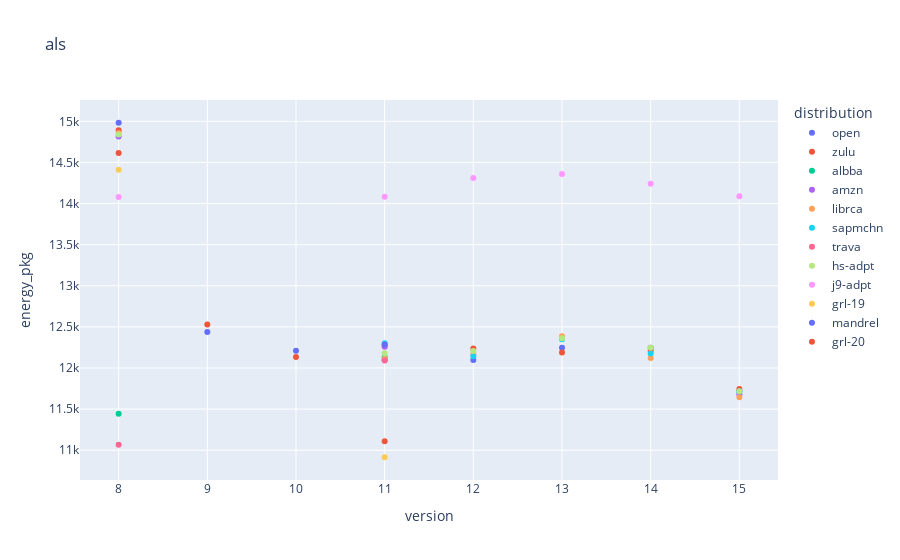
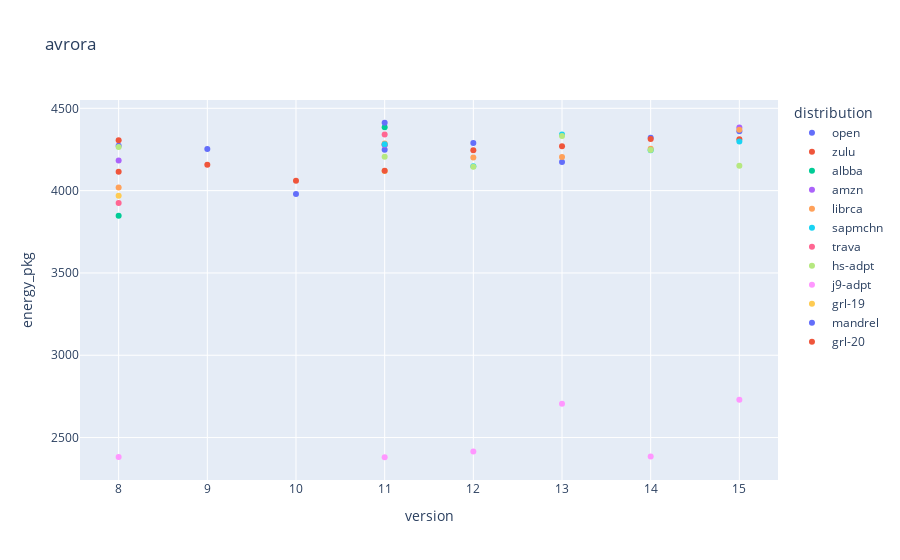
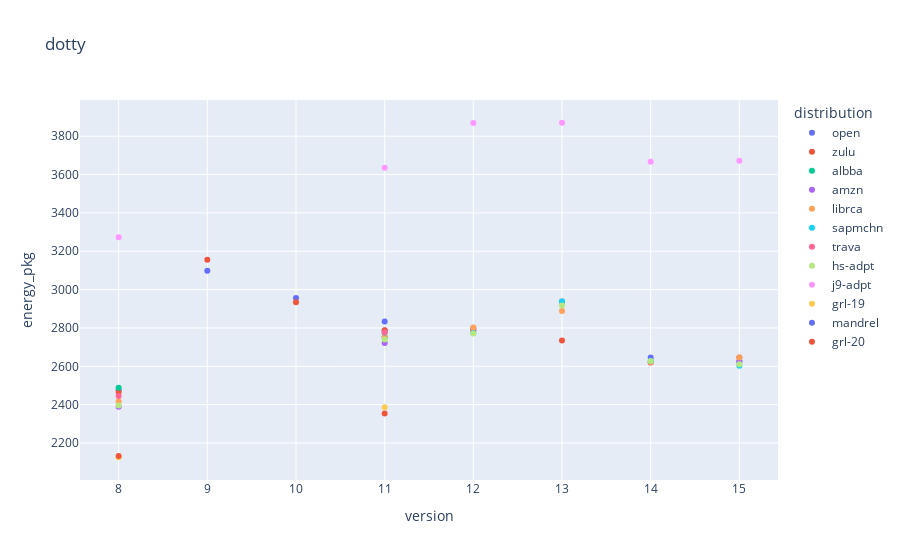
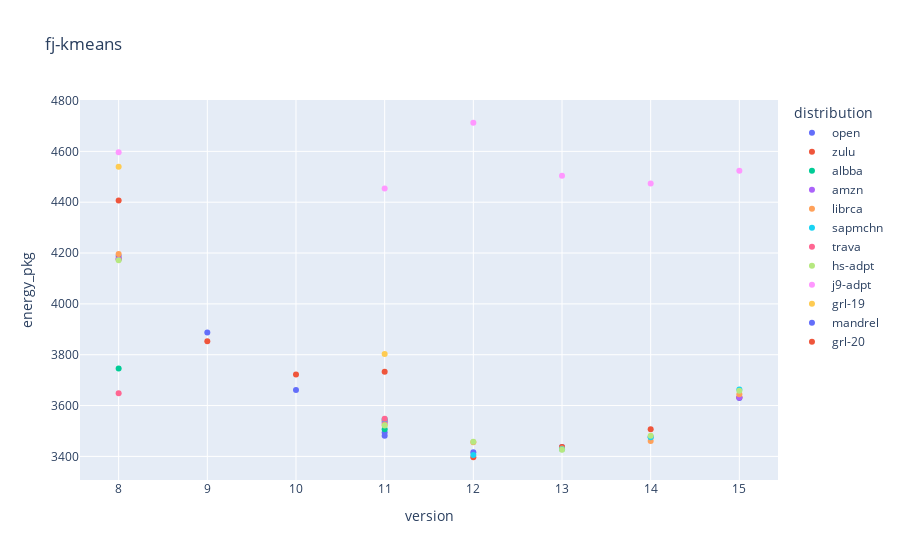

The notebook cell these images were saved under, in order:
### Code cell
pd.options.plotting.backend ='plotly'
for bench in list(data.benchmark.unique()) : 
    fig=data.loc[data["benchmark"]==bench].plot(kind="scatter",color="distribution",x="version",y="energy_pkg",title=bench)
    fig.show()

### Figure 1 — Plotly figure (JSON) as saved in the notebook; plotly's stock layout.template omitted (floating-point values rounded to 4 significant figures)
{"data": [{"hovertemplate": "distribution=open<br>version=%{x}<br>energy_pkg=%{y}<extra></extra>", "legendgroup": "open", "marker": {"color": "#636efa", "symbol": "circle"}, "mode": "markers", "name": "open", "orientation": "v", "showlegend": true, "type": "scatter", "x": [10, 11, 12, 13, 14, 15, 8, 9], "xaxis": "x", "y": [12210.0, 12100.0, 12100.0, 12250.0, 12240.0, 11720.0, 14980.0, 12440.0], "yaxis": "y"}, {"hovertemplate": "distribution=zulu<br>version=%{x}<br>energy_pkg=%{y}<extra></extra>", "legendgroup": "zulu", "marker": {"color": "#EF553B", "symbol": "circle"}, "mode": "markers", "name": "zulu", "orientation": "v", "showlegend": true, "type": "scatter", "x": [10, 11, 12, 13, 14, 15, 8, 9], "xaxis": "x", "y": [12130.0, 12280.0, 12240.0, 12190.0, 12210.0, 11740.0, 14890.0, 12530.0], "yaxis": "y"}, {"hovertemplate": "distribution=albba<br>version=%{x}<br>energy_pkg=%{y}<extra></extra>", "legendgroup": "albba", "marker": {"color": "#00cc96", "symbol": "circle"}, "mode": "markers", "name": "albba", "orientation": "v", "showlegend": true, "type": "scatter", "x": [11, 8], "xaxis": "x", "y": [12130.0, 11440.0], "yaxis": "y"}, {"hovertemplate": "distribution=amzn<br>version=%{x}<br>energy_pkg=%{y}<extra></extra>", "legendgroup": "amzn", "marker": {"color": "#ab63fa", "symbol": "circle"}, "mode": "markers", "name": "amzn", "orientation": "v", "showlegend": true, "type": "scatter", "x": [11, 15, 8], "xaxis": "x", "y": [12260.0, 11680.0, 14820.0], "yaxis": "y"}, {"hovertemplate": "distribution=librca<br>version=%{x}<br>energy_pkg=%{y}<extra></extra>", "legendgroup": "librca", "marker": {"color": "#FFA15A", "symbol": "circle"}, "mode": "markers", "name": "librca", "orientation": "v", "showlegend": true, "type": "scatter", "x": [11, 12, 13, 14, 15, 8], "xaxis": "x", "y": [12110.0, 12170.0, 12390.0, 12120.0, 11640.0, 14860.0], "yaxis": "y"}, {"hovertemplate": "distribution=sapmchn<br>version=%{x}<br>energy_pkg=%{y}<extra></extra>", "legendgroup": "sapmchn", "marker": {"color": "#19d3f3", "symbol": "circle"}, "mode": "markers", "name": "sapmchn", "orientation": "v", "showlegend": true, "type": "scatter", "x": [11, 12, 13, 14, 15], "xaxis": "x", "y": [12300.0, 12140.0, 12350.0, 12180.0, 11720.0], "yaxis": "y"}, {"hovertemplate": "distribution=trava<br>version=%{x}<br>energy_pkg=%{y}<extra></extra>", "legendgroup": "trava", "marker": {"color": "#FF6692", "symbol": "circle"}, "mode": "markers", "name": "trava", "orientation": "v", "showlegend": true, "type": "scatter", "x": [11, 8], "xaxis": "x", "y": [12090.0, 11060.0], "yaxis": "y"}, {"hovertemplate": "distribution=hs-adpt<br>version=%{x}<br>energy_pkg=%{y}<extra></extra>", "legendgroup": "hs-adpt", "marker": {"color": "#B6E880", "symbol": "circle"}, "mode": "markers", "name": "hs-adpt", "orientation": "v", "showlegend": true, "type": "scatter", "x": [11, 12, 13, 14, 15, 8], "xaxis": "x", "y": [12180.0, 12210.0, 12360.0, 12250.0, 11720.0, 14840.0], "yaxis": "y"}, {"hovertemplate": "distribution=j9-adpt<br>version=%{x}<br>energy_pkg=%{y}<extra></extra>", "legendgroup": "j9-adpt", "marker": {"color": "#FF97FF", "symbol": "circle"}, "mode": "markers", "name": "j9-adpt", "orientation": "v", "showlegend": true, "type": "scatter", "x": [11, 12, 13, 14, 15, 8], "xaxis": "x", "y": [14080.0, 14310.0, 14360.0, 14240.0, 14090.0, 14080.0], "yaxis": "y"}, {"hovertemplate": "distribution=grl-19<br>version=%{x}<br>energy_pkg=%{y}<extra></extra>", "legendgroup": "grl-19", "marker": {"color": "#FECB52", "symbol": "circle"}, "mode": "markers", "name": "grl-19", "orientation": "v", "showlegend": true, "type": "scatter", "x": [11, 8], "xaxis": "x", "y": [10910.0, 14410.0], "yaxis": "y"}, {"hovertemplate": "distribution=mandrel<br>version=%{x}<br>energy_pkg=%{y}<extra></extra>", "legendgroup": "mandrel", "marker": {"color": "#636efa", "symbol": "circle"}, "mode": "markers", "name": "mandrel", "orientation": "v", "showlegend": true, "type": "scatter", "x": [11], "xaxis": "x", "y": [12280.0], "yaxis": "y"}, {"hovertemplate": "distribution=grl-20<br>version=%{x}<br>energy_pkg=%{y}<extra></extra>", "legendgroup": "grl-20", "marker": {"color": "#EF553B", "symbol": "circle"}, "mode": "markers", "name": "grl-20", "orientation": "v", "showlegend": true, "type": "scatter", "x": [11, 8], "xaxis": "x", "y": [11110.0, 14610.0], "yaxis": "y"}], "layout": {"legend": {"title": {"text": "distribution"}, "tracegroupgap": 0}, "title": {"text": "als"}, "xaxis": {"anchor": "y", "domain": [0, 1], "title": {"text": "version"}}, "yaxis": {"anchor": "x", "domain": [0, 1], "title": {"text": "energy_pkg"}}}}

### Figure 2 — Plotly figure (JSON) as saved in the notebook; plotly's stock layout.template omitted (floating-point values rounded to 4 significant figures)
{"data": [{"hovertemplate": "distribution=open<br>version=%{x}<br>energy_pkg=%{y}<extra></extra>", "legendgroup": "open", "marker": {"color": "#636efa", "symbol": "circle"}, "mode": "markers", "name": "open", "orientation": "v", "showlegend": true, "type": "scatter", "x": [10, 11, 12, 13, 14, 15, 8, 9], "xaxis": "x", "y": [3980.0, 4248.0, 4289.0, 4174.0, 4322.0, 4361.0, 4273.0, 4253.0], "yaxis": "y"}, {"hovertemplate": "distribution=zulu<br>version=%{x}<br>energy_pkg=%{y}<extra></extra>", "legendgroup": "zulu", "marker": {"color": "#EF553B", "symbol": "circle"}, "mode": "markers", "name": "zulu", "orientation": "v", "showlegend": true, "type": "scatter", "x": [10, 11, 12, 13, 14, 15, 8, 9], "xaxis": "x", "y": [4061.0, 4279.0, 4245.0, 4269.0, 4314.0, 4312.0, 4115.0, 4157.0], "yaxis": "y"}, {"hovertemplate": "distribution=albba<br>version=%{x}<br>energy_pkg=%{y}<extra></extra>", "legendgroup": "albba", "marker": {"color": "#00cc96", "symbol": "circle"}, "mode": "markers", "name": "albba", "orientation": "v", "showlegend": true, "type": "scatter", "x": [11, 8], "xaxis": "x", "y": [4384.0, 3848.0], "yaxis": "y"}, {"hovertemplate": "distribution=amzn<br>version=%{x}<br>energy_pkg=%{y}<extra></extra>", "legendgroup": "amzn", "marker": {"color": "#ab63fa", "symbol": "circle"}, "mode": "markers", "name": "amzn", "orientation": "v", "showlegend": true, "type": "scatter", "x": [11, 15, 8], "xaxis": "x", "y": [4278.0, 4384.0, 4182.0], "yaxis": "y"}, {"hovertemplate": "distribution=librca<br>version=%{x}<br>energy_pkg=%{y}<extra></extra>", "legendgroup": "librca", "marker": {"color": "#FFA15A", "symbol": "circle"}, "mode": "markers", "name": "librca", "orientation": "v", "showlegend": true, "type": "scatter", "x": [11, 12, 13, 14, 15, 8], "xaxis": "x", "y": [4286.0, 4201.0, 4205.0, 4255.0, 4370.0, 4018.0], "yaxis": "y"}, {"hovertemplate": "distribution=sapmchn<br>version=%{x}<br>energy_pkg=%{y}<extra></extra>", "legendgroup": "sapmchn", "marker": {"color": "#19d3f3", "symbol": "circle"}, "mode": "markers", "name": "sapmchn", "orientation": "v", "showlegend": true, "type": "scatter", "x": [11, 12, 13, 14, 15], "xaxis": "x", "y": [4282.0, 4148.0, 4340.0, 4246.0, 4299.0], "yaxis": "y"}, {"hovertemplate": "distribution=trava<br>version=%{x}<br>energy_pkg=%{y}<extra></extra>", "legendgroup": "trava", "marker": {"color": "#FF6692", "symbol": "circle"}, "mode": "markers", "name": "trava", "orientation": "v", "showlegend": true, "type": "scatter", "x": [11, 8], "xaxis": "x", "y": [4341.0, 3924.0], "yaxis": "y"}, {"hovertemplate": "distribution=hs-adpt<br>version=%{x}<br>energy_pkg=%{y}<extra></extra>", "legendgroup": "hs-adpt", "marker": {"color": "#B6E880", "symbol": "circle"}, "mode": "markers", "name": "hs-adpt", "orientation": "v", "showlegend": true, "type": "scatter", "x": [11, 12, 13, 14, 15, 8], "xaxis": "x", "y": [4206.0, 4146.0, 4332.0, 4247.0, 4151.0, 4265.0], "yaxis": "y"}, {"hovertemplate": "distribution=j9-adpt<br>version=%{x}<br>energy_pkg=%{y}<extra></extra>", "legendgroup": "j9-adpt", "marker": {"color": "#FF97FF", "symbol": "circle"}, "mode": "markers", "name": "j9-adpt", "orientation": "v", "showlegend": true, "type": "scatter", "x": [11, 12, 13, 14, 15, 8], "xaxis": "x", "y": [2380.0, 2416.0, 2705.0, 2385.0, 2729.0, 2382.0], "yaxis": "y"}, {"hovertemplate": "distribution=grl-19<br>version=%{x}<br>energy_pkg=%{y}<extra></extra>", "legendgroup": "grl-19", "marker": {"color": "#FECB52", "symbol": "circle"}, "mode": "markers", "name": "grl-19", "orientation": "v", "showlegend": true, "type": "scatter", "x": [11, 8], "xaxis": "x", "y": [4119.0, 3969.0], "yaxis": "y"}, {"hovertemplate": "distribution=mandrel<br>version=%{x}<br>energy_pkg=%{y}<extra></extra>", "legendgroup": "mandrel", "marker": {"color": "#636efa", "symbol": "circle"}, "mode": "markers", "name": "mandrel", "orientation": "v", "showlegend": true, "type": "scatter", "x": [11], "xaxis": "x", "y": [4412.0], "yaxis": "y"}, {"hovertemplate": "distribution=grl-20<br>version=%{x}<br>energy_pkg=%{y}<extra></extra>", "legendgroup": "grl-20", "marker": {"color": "#EF553B", "symbol": "circle"}, "mode": "markers", "name": "grl-20", "orientation": "v", "showlegend": true, "type": "scatter", "x": [11, 8], "xaxis": "x", "y": [4121.0, 4307.0], "yaxis": "y"}], "layout": {"legend": {"title": {"text": "distribution"}, "tracegroupgap": 0}, "title": {"text": "avrora"}, "xaxis": {"anchor": "y", "domain": [0, 1], "title": {"text": "version"}}, "yaxis": {"anchor": "x", "domain": [0, 1], "title": {"text": "energy_pkg"}}}}

### Figure 3 — Plotly figure (JSON) as saved in the notebook; plotly's stock layout.template omitted (floating-point values rounded to 4 significant figures)
{"data": [{"hovertemplate": "distribution=open<br>version=%{x}<br>energy_pkg=%{y}<extra></extra>", "legendgroup": "open", "marker": {"color": "#636efa", "symbol": "circle"}, "mode": "markers", "name": "open", "orientation": "v", "showlegend": true, "type": "scatter", "x": [10, 11, 12, 13, 14, 15, 8, 9], "xaxis": "x", "y": [2956.0, 2787.0, 2798.0, 2938.0, 2646.0, 2627.0, 2477.0, 3099.0], "yaxis": "y"}, {"hovertemplate": "distribution=zulu<br>version=%{x}<br>energy_pkg=%{y}<extra></extra>", "legendgroup": "zulu", "marker": {"color": "#EF553B", "symbol": "circle"}, "mode": "markers", "name": "zulu", "orientation": "v", "showlegend": true, "type": "scatter", "x": [10, 11, 12, 13, 14, 15, 8, 9], "xaxis": "x", "y": [2934.0, 2788.0, 2786.0, 2734.0, 2619.0, 2646.0, 2467.0, 3156.0], "yaxis": "y"}, {"hovertemplate": "distribution=albba<br>version=%{x}<br>energy_pkg=%{y}<extra></extra>", "legendgroup": "albba", "marker": {"color": "#00cc96", "symbol": "circle"}, "mode": "markers", "name": "albba", "orientation": "v", "showlegend": true, "type": "scatter", "x": [11, 8], "xaxis": "x", "y": [2751.0, 2488.0], "yaxis": "y"}, {"hovertemplate": "distribution=amzn<br>version=%{x}<br>energy_pkg=%{y}<extra></extra>", "legendgroup": "amzn", "marker": {"color": "#ab63fa", "symbol": "circle"}, "mode": "markers", "name": "amzn", "orientation": "v", "showlegend": true, "type": "scatter", "x": [11, 15, 8], "xaxis": "x", "y": [2721.0, 2622.0, 2389.0], "yaxis": "y"}, {"hovertemplate": "distribution=librca<br>version=%{x}<br>energy_pkg=%{y}<extra></extra>", "legendgroup": "librca", "marker": {"color": "#FFA15A", "symbol": "circle"}, "mode": "markers", "name": "librca", "orientation": "v", "showlegend": true, "type": "scatter", "x": [11, 12, 13, 14, 15, 8], "xaxis": "x", "y": [2754.0, 2802.0, 2888.0, 2623.0, 2646.0, 2416.0], "yaxis": "y"}, {"hovertemplate": "distribution=sapmchn<br>version=%{x}<br>energy_pkg=%{y}<extra></extra>", "legendgroup": "sapmchn", "marker": {"color": "#19d3f3", "symbol": "circle"}, "mode": "markers", "name": "sapmchn", "orientation": "v", "showlegend": true, "type": "scatter", "x": [11, 12, 13, 14, 15], "xaxis": "x", "y": [2775.0, 2774.0, 2938.0, 2628.0, 2602.0], "yaxis": "y"}, {"hovertemplate": "distribution=trava<br>version=%{x}<br>energy_pkg=%{y}<extra></extra>", "legendgroup": "trava", "marker": {"color": "#FF6692", "symbol": "circle"}, "mode": "markers", "name": "trava", "orientation": "v", "showlegend": true, "type": "scatter", "x": [11, 8], "xaxis": "x", "y": [2776.0, 2445.0], "yaxis": "y"}, {"hovertemplate": "distribution=hs-adpt<br>version=%{x}<br>energy_pkg=%{y}<extra></extra>", "legendgroup": "hs-adpt", "marker": {"color": "#B6E880", "symbol": "circle"}, "mode": "markers", "name": "hs-adpt", "orientation": "v", "showlegend": true, "type": "scatter", "x": [11, 12, 13, 14, 15, 8], "xaxis": "x", "y": [2739.0, 2771.0, 2916.0, 2628.0, 2611.0, 2395.0], "yaxis": "y"}, {"hovertemplate": "distribution=j9-adpt<br>version=%{x}<br>energy_pkg=%{y}<extra></extra>", "legendgroup": "j9-adpt", "marker": {"color": "#FF97FF", "symbol": "circle"}, "mode": "markers", "name": "j9-adpt", "orientation": "v", "showlegend": true, "type": "scatter", "x": [11, 12, 13, 14, 15, 8], "xaxis": "x", "y": [3635.0, 3869.0, 3870.0, 3666.0, 3672.0, 3272.0], "yaxis": "y"}, {"hovertemplate": "distribution=grl-19<br>version=%{x}<br>energy_pkg=%{y}<extra></extra>", "legendgroup": "grl-19", "marker": {"color": "#FECB52", "symbol": "circle"}, "mode": "markers", "name": "grl-19", "orientation": "v", "showlegend": true, "type": "scatter", "x": [11, 8], "xaxis": "x", "y": [2386.0, 2126.0], "yaxis": "y"}, {"hovertemplate": "distribution=mandrel<br>version=%{x}<br>energy_pkg=%{y}<extra></extra>", "legendgroup": "mandrel", "marker": {"color": "#636efa", "symbol": "circle"}, "mode": "markers", "name": "mandrel", "orientation": "v", "showlegend": true, "type": "scatter", "x": [11], "xaxis": "x", "y": [2834.0], "yaxis": "y"}, {"hovertemplate": "distribution=grl-20<br>version=%{x}<br>energy_pkg=%{y}<extra></extra>", "legendgroup": "grl-20", "marker": {"color": "#EF553B", "symbol": "circle"}, "mode": "markers", "name": "grl-20", "orientation": "v", "showlegend": true, "type": "scatter", "x": [11, 8], "xaxis": "x", "y": [2353.0, 2132.0], "yaxis": "y"}], "layout": {"legend": {"title": {"text": "distribution"}, "tracegroupgap": 0}, "title": {"text": "dotty"}, "xaxis": {"anchor": "y", "domain": [0, 1], "title": {"text": "version"}}, "yaxis": {"anchor": "x", "domain": [0, 1], "title": {"text": "energy_pkg"}}}}

### Figure 4 — Plotly figure (JSON) as saved in the notebook; plotly's stock layout.template omitted (floating-point values rounded to 4 significant figures)
{"data": [{"hovertemplate": "distribution=open<br>version=%{x}<br>energy_pkg=%{y}<extra></extra>", "legendgroup": "open", "marker": {"color": "#636efa", "symbol": "circle"}, "mode": "markers", "name": "open", "orientation": "v", "showlegend": true, "type": "scatter", "x": [10, 11, 12, 13, 14, 15, 8, 9], "xaxis": "x", "y": [3661.0, 3494.0, 3417.0, 3437.0, 3476.0, 3630.0, 4189.0, 3888.0], "yaxis": "y"}, {"hovertemplate": "distribution=zulu<br>version=%{x}<br>energy_pkg=%{y}<extra></extra>", "legendgroup": "zulu", "marker": {"color": "#EF553B", "symbol": "circle"}, "mode": "markers", "name": "zulu", "orientation": "v", "showlegend": true, "type": "scatter", "x": [10, 11, 12, 13, 14, 15, 8, 9], "xaxis": "x", "y": [3722.0, 3540.0, 3397.0, 3437.0, 3506.0, 3632.0, 4178.0, 3853.0], "yaxis": "y"}, {"hovertemplate": "distribution=albba<br>version=%{x}<br>energy_pkg=%{y}<extra></extra>", "legendgroup": "albba", "marker": {"color": "#00cc96", "symbol": "circle"}, "mode": "markers", "name": "albba", "orientation": "v", "showlegend": true, "type": "scatter", "x": [11, 8], "xaxis": "x", "y": [3507.0, 3745.0], "yaxis": "y"}, {"hovertemplate": "distribution=amzn<br>version=%{x}<br>energy_pkg=%{y}<extra></extra>", "legendgroup": "amzn", "marker": {"color": "#ab63fa", "symbol": "circle"}, "mode": "markers", "name": "amzn", "orientation": "v", "showlegend": true, "type": "scatter", "x": [11, 15, 8], "xaxis": "x", "y": [3532.0, 3632.0, 4176.0], "yaxis": "y"}, {"hovertemplate": "distribution=librca<br>version=%{x}<br>energy_pkg=%{y}<extra></extra>", "legendgroup": "librca", "marker": {"color": "#FFA15A", "symbol": "circle"}, "mode": "markers", "name": "librca", "orientation": "v", "showlegend": true, "type": "scatter", "x": [11, 12, 13, 14, 15, 8], "xaxis": "x", "y": [3525.0, 3456.0, 3431.0, 3460.0, 3644.0, 4196.0], "yaxis": "y"}, {"hovertemplate": "distribution=sapmchn<br>version=%{x}<br>energy_pkg=%{y}<extra></extra>", "legendgroup": "sapmchn", "marker": {"color": "#19d3f3", "symbol": "circle"}, "mode": "markers", "name": "sapmchn", "orientation": "v", "showlegend": true, "type": "scatter", "x": [11, 12, 13, 14, 15], "xaxis": "x", "y": [3546.0, 3405.0, 3428.0, 3476.0, 3663.0], "yaxis": "y"}, {"hovertemplate": "distribution=trava<br>version=%{x}<br>energy_pkg=%{y}<extra></extra>", "legendgroup": "trava", "marker": {"color": "#FF6692", "symbol": "circle"}, "mode": "markers", "name": "trava", "orientation": "v", "showlegend": true, "type": "scatter", "x": [11, 8], "xaxis": "x", "y": [3548.0, 3648.0], "yaxis": "y"}, {"hovertemplate": "distribution=hs-adpt<br>version=%{x}<br>energy_pkg=%{y}<extra></extra>", "legendgroup": "hs-adpt", "marker": {"color": "#B6E880", "symbol": "circle"}, "mode": "markers", "name": "hs-adpt", "orientation": "v", "showlegend": true, "type": "scatter", "x": [11, 12, 13, 14, 15, 8], "xaxis": "x", "y": [3521.0, 3457.0, 3426.0, 3482.0, 3658.0, 4172.0], "yaxis": "y"}, {"hovertemplate": "distribution=j9-adpt<br>version=%{x}<br>energy_pkg=%{y}<extra></extra>", "legendgroup": "j9-adpt", "marker": {"color": "#FF97FF", "symbol": "circle"}, "mode": "markers", "name": "j9-adpt", "orientation": "v", "showlegend": true, "type": "scatter", "x": [11, 12, 13, 14, 15, 8], "xaxis": "x", "y": [4453.0, 4713.0, 4504.0, 4474.0, 4524.0, 4596.0], "yaxis": "y"}, {"hovertemplate": "distribution=grl-19<br>version=%{x}<br>energy_pkg=%{y}<extra></extra>", "legendgroup": "grl-19", "marker": {"color": "#FECB52", "symbol": "circle"}, "mode": "markers", "name": "grl-19", "orientation": "v", "showlegend": true, "type": "scatter", "x": [11, 8], "xaxis": "x", "y": [3802.0, 4539.0], "yaxis": "y"}, {"hovertemplate": "distribution=mandrel<br>version=%{x}<br>energy_pkg=%{y}<extra></extra>", "legendgroup": "mandrel", "marker": {"color": "#636efa", "symbol": "circle"}, "mode": "markers", "name": "mandrel", "orientation": "v", "showlegend": true, "type": "scatter", "x": [11], "xaxis": "x", "y": [3481.0], "yaxis": "y"}, {"hovertemplate": "distribution=grl-20<br>version=%{x}<br>energy_pkg=%{y}<extra></extra>", "legendgroup": "grl-20", "marker": {"color": "#EF553B", "symbol": "circle"}, "mode": "markers", "name": "grl-20", "orientation": "v", "showlegend": true, "type": "scatter", "x": [11, 8], "xaxis": "x", "y": [3733.0, 4407.0], "yaxis": "y"}], "layout": {"legend": {"title": {"text": "distribution"}, "tracegroupgap": 0}, "title": {"text": "fj-kmeans"}, "xaxis": {"anchor": "y", "domain": [0, 1], "title": {"text": "version"}}, "yaxis": {"anchor": "x", "domain": [0, 1], "title": {"text": "energy_pkg"}}}}
